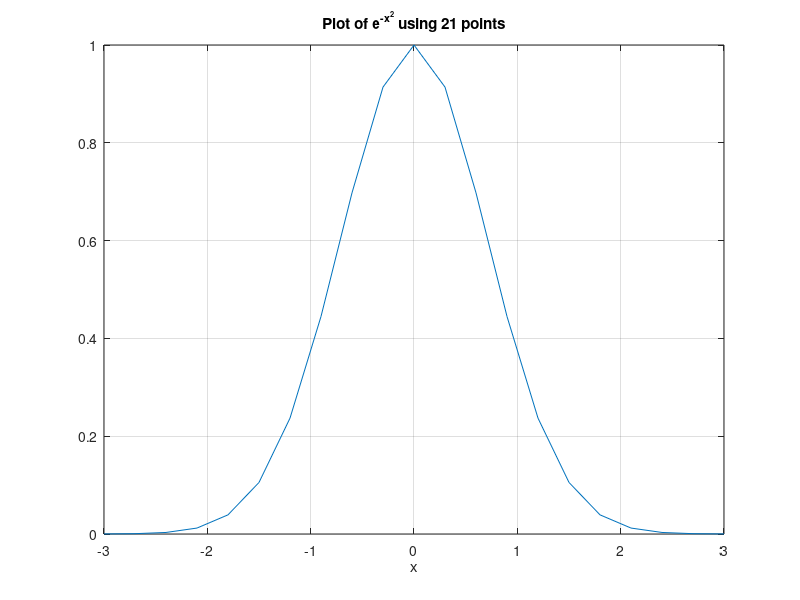
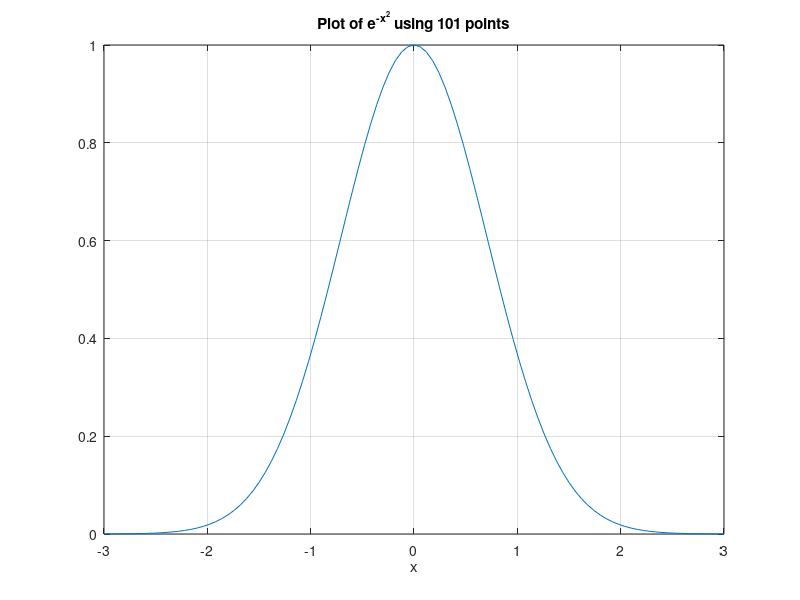

Recreate these plots in MATLAB, in order.
% MATH2089: File = tut03q1sol.m
% Solution to Week 03 Laboratory, Question 1
% Define anonymous function ad use it to create plots
% A better version would define variables a, b for the interval[a, b]
% and np1 and np2 for the numbers of points
% The tricky part is to get the plot title to use these variables

format compact

% Define anonymous function myf
% Note use of .^ to get elementwise powers for a vector x
myf = @(x) exp(-x.^2)

% Vector of plot points. Don't forget the semi-colon to suppress output
x = linspace(-3, 3, 21);

% Plot function
% Note the piecewise linear nature around 0 when it should be smooth
figure(1)
plot(x, myf(x));
grid on
xlabel('x')
title('Plot of e^{-x^2} using 21 points')

% Plot using more points
x = linspace(-3, 3, 101);
figure(2)
plot(x, myf(x));
grid on
xlabel('x')
title('Plot of e^{-x^2} using 101 points')
